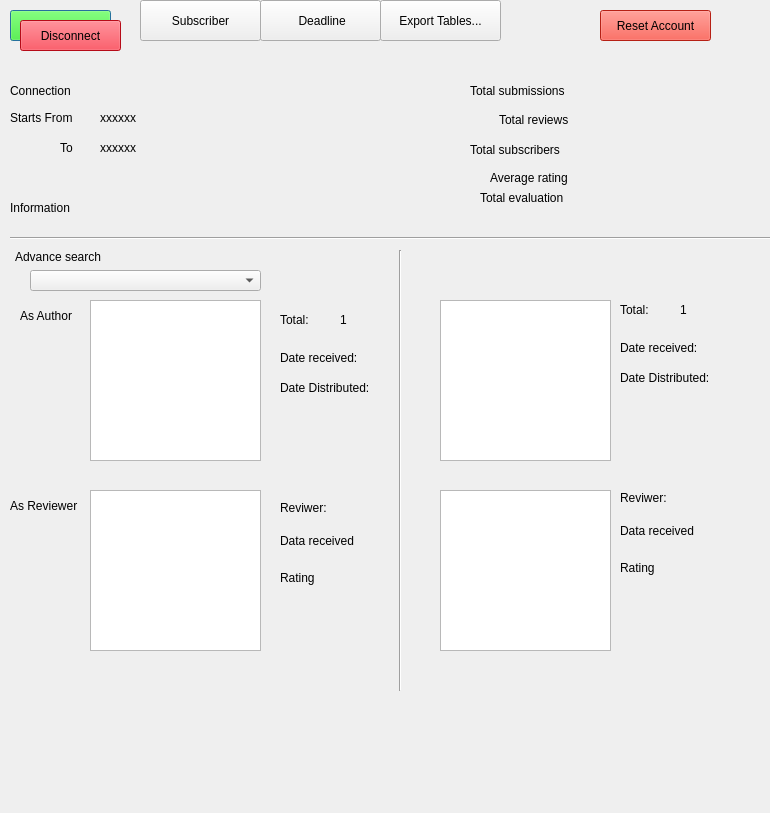
<?xml version="1.0" encoding="UTF-8"?>
<ui version="4.0">
 <class>Dialog</class>
 <widget class="QDialog" name="Dialog">
  <property name="geometry">
   <rect>
    <x>0</x>
    <y>0</y>
    <width>770</width>
    <height>813</height>
   </rect>
  </property>
  <property name="windowTitle">
   <string>Dialog</string>
  </property>
  <property name="toolTip">
   <string>&lt;html&gt;&lt;head/&gt;&lt;body&gt;&lt;p&gt;Enter emailaddress to serach&lt;/p&gt;&lt;/body&gt;&lt;/html&gt;</string>
  </property>
  <widget class="QPushButton" name="pushButton">
   <property name="geometry">
    <rect>
     <x>10</x>
     <y>10</y>
     <width>101</width>
     <height>31</height>
    </rect>
   </property>
   <property name="styleSheet">
    <string notr="true">background-color: rgb(33, 255, 0);</string>
   </property>
   <property name="text">
    <string>Connect</string>
   </property>
  </widget>
  <widget class="QLabel" name="label">
   <property name="geometry">
    <rect>
     <x>280</x>
     <y>570</y>
     <width>101</width>
     <height>16</height>
    </rect>
   </property>
   <property name="text">
    <string>Rating</string>
   </property>
  </widget>
  <widget class="QLabel" name="label_2">
   <property name="geometry">
    <rect>
     <x>10</x>
     <y>200</y>
     <width>91</width>
     <height>16</height>
    </rect>
   </property>
   <property name="text">
    <string>Information</string>
   </property>
  </widget>
  <widget class="QComboBox" name="comboBox">
   <property name="geometry">
    <rect>
     <x>30</x>
     <y>270</y>
     <width>231</width>
     <height>21</height>
    </rect>
   </property>
   <property name="toolTip">
    <string>&lt;html&gt;&lt;head/&gt;&lt;body&gt;&lt;p&gt;Enter email address to serach&lt;/p&gt;&lt;/body&gt;&lt;/html&gt;</string>
   </property>
  </widget>
  <widget class="QLabel" name="label_4">
   <property name="geometry">
    <rect>
     <x>280</x>
     <y>500</y>
     <width>111</width>
     <height>16</height>
    </rect>
   </property>
   <property name="text">
    <string>Reviwer:</string>
   </property>
  </widget>
  <widget class="QListView" name="listView">
   <property name="geometry">
    <rect>
     <x>90</x>
     <y>300</y>
     <width>171</width>
     <height>161</height>
    </rect>
   </property>
  </widget>
  <widget class="QLabel" name="label_6">
   <property name="geometry">
    <rect>
     <x>15</x>
     <y>249</y>
     <width>101</width>
     <height>16</height>
    </rect>
   </property>
   <property name="text">
    <string>Advance search</string>
   </property>
  </widget>
  <widget class="Line" name="line">
   <property name="geometry">
    <rect>
     <x>10</x>
     <y>230</y>
     <width>891</width>
     <height>16</height>
    </rect>
   </property>
   <property name="orientation">
    <enum>Qt::Horizontal</enum>
   </property>
  </widget>
  <widget class="QPushButton" name="pushButton_2">
   <property name="geometry">
    <rect>
     <x>600</x>
     <y>10</y>
     <width>111</width>
     <height>31</height>
    </rect>
   </property>
   <property name="styleSheet">
    <string notr="true">background-color: rgb(255, 45, 30);</string>
   </property>
   <property name="text">
    <string>Reset Account</string>
   </property>
  </widget>
  <widget class="QPushButton" name="pushButton_3">
   <property name="geometry">
    <rect>
     <x>20</x>
     <y>20</y>
     <width>101</width>
     <height>31</height>
    </rect>
   </property>
   <property name="styleSheet">
    <string notr="true">background-color: rgb(255, 15, 34);</string>
   </property>
   <property name="text">
    <string>Disconnect</string>
   </property>
  </widget>
  <widget class="QLabel" name="label_7">
   <property name="geometry">
    <rect>
     <x>10</x>
     <y>80</y>
     <width>151</width>
     <height>21</height>
    </rect>
   </property>
   <property name="text">
    <string>Connection</string>
   </property>
  </widget>
  <widget class="QLabel" name="label_8">
   <property name="geometry">
    <rect>
     <x>10</x>
     <y>110</y>
     <width>81</width>
     <height>16</height>
    </rect>
   </property>
   <property name="text">
    <string>Starts From</string>
   </property>
  </widget>
  <widget class="QLabel" name="label_9">
   <property name="geometry">
    <rect>
     <x>60</x>
     <y>140</y>
     <width>21</width>
     <height>16</height>
    </rect>
   </property>
   <property name="text">
    <string>To</string>
   </property>
  </widget>
  <widget class="QPushButton" name="pushButton_4">
   <property name="geometry">
    <rect>
     <x>380</x>
     <y>0</y>
     <width>121</width>
     <height>41</height>
    </rect>
   </property>
   <property name="text">
    <string>Export Tables...</string>
   </property>
  </widget>
  <widget class="QPushButton" name="pushButton_5">
   <property name="geometry">
    <rect>
     <x>140</x>
     <y>0</y>
     <width>121</width>
     <height>41</height>
    </rect>
   </property>
   <property name="text">
    <string>Subscriber</string>
   </property>
  </widget>
  <widget class="QPushButton" name="pushButton_6">
   <property name="geometry">
    <rect>
     <x>260</x>
     <y>0</y>
     <width>121</width>
     <height>41</height>
    </rect>
   </property>
   <property name="text">
    <string> Deadline</string>
   </property>
  </widget>
  <widget class="QLabel" name="label_10">
   <property name="geometry">
    <rect>
     <x>100</x>
     <y>110</y>
     <width>81</width>
     <height>16</height>
    </rect>
   </property>
   <property name="text">
    <string>xxxxxx</string>
   </property>
  </widget>
  <widget class="QLabel" name="label_11">
   <property name="geometry">
    <rect>
     <x>100</x>
     <y>140</y>
     <width>81</width>
     <height>16</height>
    </rect>
   </property>
   <property name="text">
    <string>xxxxxx</string>
   </property>
  </widget>
  <widget class="QLabel" name="label_3">
   <property name="geometry">
    <rect>
     <x>280</x>
     <y>530</y>
     <width>91</width>
     <height>21</height>
    </rect>
   </property>
   <property name="text">
    <string>Data received</string>
   </property>
  </widget>
  <widget class="QLabel" name="label_12">
   <property name="geometry">
    <rect>
     <x>280</x>
     <y>310</y>
     <width>51</width>
     <height>20</height>
    </rect>
   </property>
   <property name="text">
    <string>Total:</string>
   </property>
  </widget>
  <widget class="QLabel" name="label_13">
   <property name="geometry">
    <rect>
     <x>280</x>
     <y>350</y>
     <width>101</width>
     <height>16</height>
    </rect>
   </property>
   <property name="text">
    <string>Date received:</string>
   </property>
  </widget>
  <widget class="QListView" name="listView_2">
   <property name="geometry">
    <rect>
     <x>90</x>
     <y>490</y>
     <width>171</width>
     <height>161</height>
    </rect>
   </property>
  </widget>
  <widget class="QLabel" name="label_14">
   <property name="geometry">
    <rect>
     <x>20</x>
     <y>300</y>
     <width>71</width>
     <height>31</height>
    </rect>
   </property>
   <property name="text">
    <string>As Author</string>
   </property>
  </widget>
  <widget class="QLabel" name="label_15">
   <property name="geometry">
    <rect>
     <x>10</x>
     <y>490</y>
     <width>81</width>
     <height>31</height>
    </rect>
   </property>
   <property name="text">
    <string>As Reviewer</string>
   </property>
  </widget>
  <widget class="QLabel" name="label_16">
   <property name="geometry">
    <rect>
     <x>340</x>
     <y>310</y>
     <width>21</width>
     <height>20</height>
    </rect>
   </property>
   <property name="text">
    <string>1</string>
   </property>
  </widget>
  <widget class="QListView" name="listView_3">
   <property name="geometry">
    <rect>
     <x>440</x>
     <y>490</y>
     <width>171</width>
     <height>161</height>
    </rect>
   </property>
  </widget>
  <widget class="QListView" name="listView_4">
   <property name="geometry">
    <rect>
     <x>440</x>
     <y>300</y>
     <width>171</width>
     <height>161</height>
    </rect>
   </property>
  </widget>
  <widget class="QLabel" name="label_17">
   <property name="geometry">
    <rect>
     <x>280</x>
     <y>380</y>
     <width>101</width>
     <height>16</height>
    </rect>
   </property>
   <property name="text">
    <string>Date Distributed:</string>
   </property>
  </widget>
  <widget class="Line" name="line_2">
   <property name="geometry">
    <rect>
     <x>390</x>
     <y>250</y>
     <width>20</width>
     <height>441</height>
    </rect>
   </property>
   <property name="orientation">
    <enum>Qt::Vertical</enum>
   </property>
  </widget>
  <widget class="QLabel" name="label_18">
   <property name="geometry">
    <rect>
     <x>620</x>
     <y>340</y>
     <width>101</width>
     <height>16</height>
    </rect>
   </property>
   <property name="text">
    <string>Date received:</string>
   </property>
  </widget>
  <widget class="QLabel" name="label_19">
   <property name="geometry">
    <rect>
     <x>620</x>
     <y>370</y>
     <width>101</width>
     <height>16</height>
    </rect>
   </property>
   <property name="text">
    <string>Date Distributed:</string>
   </property>
  </widget>
  <widget class="QLabel" name="label_5">
   <property name="geometry">
    <rect>
     <x>620</x>
     <y>490</y>
     <width>111</width>
     <height>16</height>
    </rect>
   </property>
   <property name="text">
    <string>Reviwer:</string>
   </property>
  </widget>
  <widget class="QLabel" name="label_20">
   <property name="geometry">
    <rect>
     <x>620</x>
     <y>560</y>
     <width>101</width>
     <height>16</height>
    </rect>
   </property>
   <property name="text">
    <string>Rating</string>
   </property>
  </widget>
  <widget class="QLabel" name="label_21">
   <property name="geometry">
    <rect>
     <x>620</x>
     <y>520</y>
     <width>91</width>
     <height>21</height>
    </rect>
   </property>
   <property name="text">
    <string>Data received</string>
   </property>
  </widget>
  <widget class="QLabel" name="label_22">
   <property name="geometry">
    <rect>
     <x>620</x>
     <y>300</y>
     <width>51</width>
     <height>20</height>
    </rect>
   </property>
   <property name="text">
    <string>Total:</string>
   </property>
  </widget>
  <widget class="QLabel" name="label_23">
   <property name="geometry">
    <rect>
     <x>680</x>
     <y>300</y>
     <width>21</width>
     <height>20</height>
    </rect>
   </property>
   <property name="text">
    <string>1</string>
   </property>
  </widget>
  <widget class="QLabel" name="label_24">
   <property name="geometry">
    <rect>
     <x>470</x>
     <y>80</y>
     <width>121</width>
     <height>21</height>
    </rect>
   </property>
   <property name="text">
    <string>Total submissions</string>
   </property>
  </widget>
  <widget class="QLabel" name="label_25">
   <property name="geometry">
    <rect>
     <x>499</x>
     <y>110</y>
     <width>81</width>
     <height>20</height>
    </rect>
   </property>
   <property name="text">
    <string>Total reviews</string>
   </property>
  </widget>
  <widget class="QLabel" name="label_26">
   <property name="geometry">
    <rect>
     <x>470</x>
     <y>140</y>
     <width>111</width>
     <height>20</height>
    </rect>
   </property>
   <property name="text">
    <string>Total subscribers</string>
   </property>
  </widget>
  <widget class="QLabel" name="label_27">
   <property name="geometry">
    <rect>
     <x>490</x>
     <y>170</y>
     <width>101</width>
     <height>16</height>
    </rect>
   </property>
   <property name="text">
    <string>Average rating</string>
   </property>
  </widget>
  <widget class="QLabel" name="label_28">
   <property name="geometry">
    <rect>
     <x>480</x>
     <y>190</y>
     <width>101</width>
     <height>16</height>
    </rect>
   </property>
   <property name="text">
    <string>Total evaluation</string>
   </property>
  </widget>
 </widget>
 <resources/>
 <connections/>
</ui>
